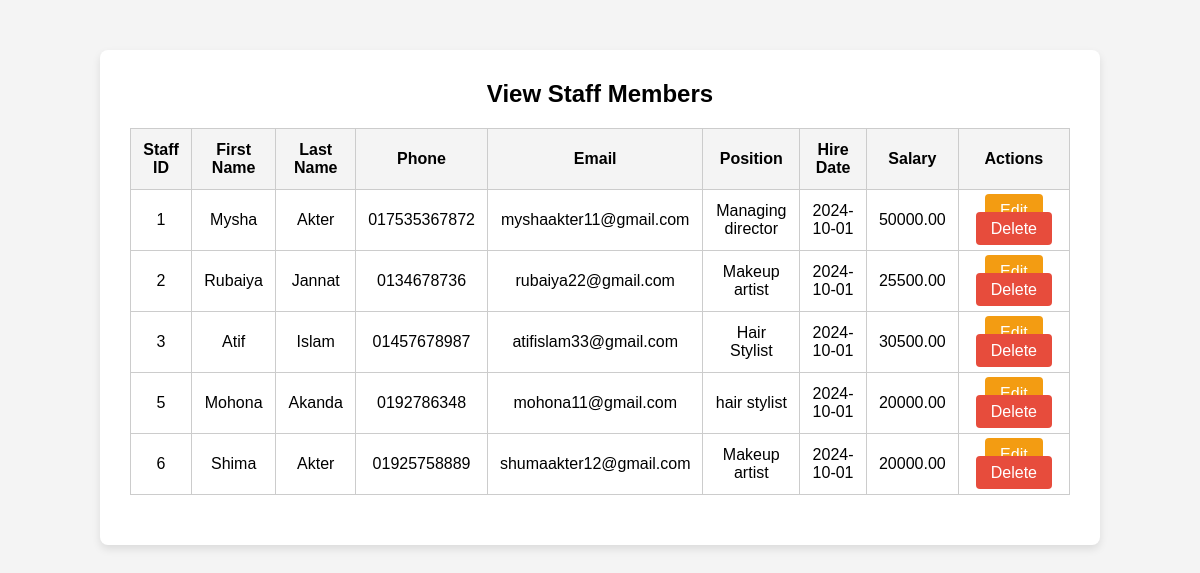
The app's page /view_staff.php (signed in) with its own data.
### tables this page shows
CREATE TABLE `staff` (
  `StaffID` int(11) NOT NULL,
  `FirstName` varchar(50) DEFAULT NULL,
  `LastName` varchar(50) DEFAULT NULL,
  `Phone` varchar(15) DEFAULT NULL,
  `Email` varchar(100) DEFAULT NULL,
  `Position` varchar(50) DEFAULT NULL,
  `HireDate` date DEFAULT NULL,
  `Salary` decimal(10,2) DEFAULT NULL
);

### view_staff.php (the view, shortened to what this page needs)
<?php
$query = "SELECT * FROM Staff";
$result = mysqli_query($conn, $query);
if (mysqli_num_rows($result) > 0) {
    $staff_members = mysqli_fetch_all($result, MYSQLI_ASSOC);
} else {
    $staff_members = [];
}
?>
<!DOCTYPE html>
<html lang="en">
<head>
</head>
<body>
    <div class="container">
        <h2>View Staff Members</h2>
        <?php if (empty($staff_members)) { ?>
            <p>No staff members found.</p>
        <?php } else { ?>
            <table>
                <thead>
                    <tr>
                        <th>Staff ID</th>
                        <th>First Name</th>
                        <th>Last Name</th>
                        <th>Phone</th>
                        <th>Email</th>
                        <th>Position</th>
                        <th>Hire Date</th>
                        <th>Salary</th>
                        <th>Actions</th>
                    </tr>
                </thead>
                <tbody>
                    <?php foreach ($staff_members as $staff) { ?>
                        <tr>
                            <td><?php echo $staff['StaffID']; ?></td>
                            <td><?php echo $staff['FirstName']; ?></td>
                            <td><?php echo $staff['LastName']; ?></td>
                            <td><?php echo $staff['Phone']; ?></td>
                            <td><?php echo $staff['Email']; ?></td>
                            <td><?php echo $staff['Position']; ?></td>
                            <td><?php echo $staff['HireDate']; ?></td>
                            <td><?php echo $staff['Salary']; ?></td>
                            <td class="action-buttons">
                                <a href="view_staff.php?edit_id=<?php echo $staff['StaffID']; ?>" class="edit">Edit</a><br>
                                <a href="view_staff.php?delete_id=<?php echo $staff['StaffID']; ?>" class="delete" onclick="return confirm('Are you sure you want to delete this staff member?')">Delete</a>
                            </td>
                        </tr>
                    <?php } ?>
                </tbody>
            </table>
        <?php } ?>
    </div>
</body>
</html>

### view_staff.php (style rules this page uses)
* { margin: 0; padding: 0; box-sizing: border-box; }
body { font-family: Arial, sans-serif; background-color: #f4f4f4; margin: 0; padding: 0; }
.container { max-width: 1000px; margin: 50px auto; background-color: #fff; padding: 30px; box-shadow: 0 4px 8px rgba(0, 0, 0, 0.1); border-radius: 8px; }
h2 { text-align: center; margin-bottom: 20px; font-size: 24px; }
table { width: 100%; border-collapse: collapse; margin-bottom: 20px; }
table, th, td { border: 1px solid #ccc; }
th, td { padding: 12px; text-align: center; }
th { background-color: #f4f4f4; }
.action-buttons a { padding: 8px 15px; text-decoration: none; color: #fff; background-color: #007bff; border-radius: 4px; margin: 0 5px; }
.action-buttons a.delete { background-color: #e74c3c; }
.action-buttons a.edit { background-color: #f39c12; }

### records on screen
staff: StaffID "1", FirstName "Mysha", LastName "Akter", Phone "017535367872", Email "myshaakter11@gmail.com", Position "Managing director", HireDate "2024-10-01", Salary "50000.00"
staff: StaffID "2", FirstName "Rubaiya", LastName "Jannat", Phone "0134678736", Email "rubaiya22@gmail.com", Position "Makeup artist", HireDate "2024-10-01", Salary "25500.00"
staff: StaffID "3", FirstName "Atif", LastName "Islam", Phone "01457678987", Email "atifislam33@gmail.com", Position "Hair Stylist", HireDate "2024-10-01", Salary "30500.00"
staff: StaffID "5", FirstName "Mohona", LastName "Akanda", Phone "0192786348", Email "mohona11@gmail.com", Position "hair stylist", HireDate "2024-10-01", Salary "20000.00"
staff: StaffID "6", FirstName "Shima", LastName "Akter", Phone "01925758889", Email "shumaakter12@gmail.com", Position "Makeup artist", HireDate "2024-10-01", Salary "20000.00"
